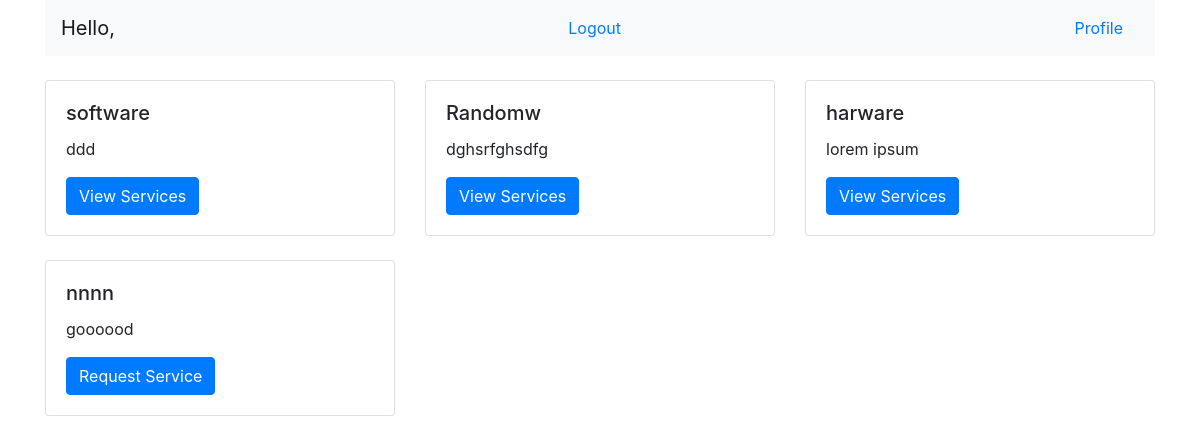
The page /home.php?category_id=2 on the database its author committed.
### tables this page shows
CREATE TABLE `categories` (
  `id` int(11) NOT NULL,
  `category_name` varchar(255) NOT NULL,
  `description` text DEFAULT NULL
);

CREATE TABLE `services` (
  `id` int(11) NOT NULL,
  `category_id` int(11) DEFAULT NULL,
  `name` varchar(255) NOT NULL,
  `description` text DEFAULT NULL,
  `price` decimal(10,2) DEFAULT NULL
);

### home.php (the view, shortened to what this page needs)
<?php
include 'config.php';
$userSql = "SELECT email, name FROM users WHERE email = ?";
$stmt = $conn->prepare($userSql);
$stmt->bind_param('s', $_SESSION['email']);
$stmt->execute();
$user = $stmt->get_result()->fetch_assoc();
$categorySql = "SELECT * FROM categories";
$categoryResult = $conn->query($categorySql);
$categories = $categoryResult->fetch_all(MYSQLI_ASSOC);
$services = [];
if (isset($_GET['category_id'])) {
    $category_id = intval($_GET['category_id']);
    $serviceSql = "SELECT * FROM services WHERE category_id = ?";
    $stmt = $conn->prepare($serviceSql);
    $stmt->bind_param('i', $category_id);
    $stmt->execute();
    $services = $stmt->get_result()->fetch_all(MYSQLI_ASSOC);
}
?>
<!DOCTYPE html>
<html lang="en">
<head>
    <link rel="stylesheet" href="https://stackpath.bootstrapcdn.com/bootstrap/4.5.2/css/bootstrap.min.css">
</head>
<body>
<div class="container">
    <nav class="navbar navbar-light bg-light">
        <a class="navbar-brand" href="#">Hello, <?php echo htmlspecialchars($user['name']); ?></a>
        <a class="nav-link" href="index.php">Logout</a>
        <a class="nav-link" href="profile.php">Profile</a>
    </nav>
    <div class="row mt-4">
        <?php foreach ($categories as $category): ?>
            <div class="col-md-4">
                <div class="card">
                    <div class="card-body">
                        <h5 class="card-title"><?php echo htmlspecialchars($category['category_name']); ?></h5>
                        <p class="card-text"><?php echo htmlspecialchars($category['description']); ?></p>
                        <form method="GET">
                            <button class="btn btn-primary" type="submit">View Services</button>
                        </form>
                    </div>
                </div>
            </div>
        <?php endforeach; ?>
    </div>
    <?php if ($services): ?>
        <div class="row mt-4">
            <?php foreach ($services as $service): ?>
                <div class="col-md-4">
                    <div class="card">
                        <div class="card-body">
                            <h5 class="card-title"><?php echo htmlspecialchars($service['name']); ?></h5>
                            <p class="card-text"><?php echo htmlspecialchars($service['description']); ?></p>
                            <form method="POST" action="record_request.php">
                                <button class="btn btn-primary" type="submit">Request Service</button>
                            </form>
                        </div>
                    </div>
                </div>
            <?php endforeach; ?>
        </div>
    <?php endif; ?>
</div>
</body>
</html>

### rows shown on the page
categories: category_name "software", description "ddd"
categories: category_name "Randomw", description "dghsrfghsdfg"
categories: category_name "harware", description "lorem ipsum"
services: name "nnnn", description "goooood"
